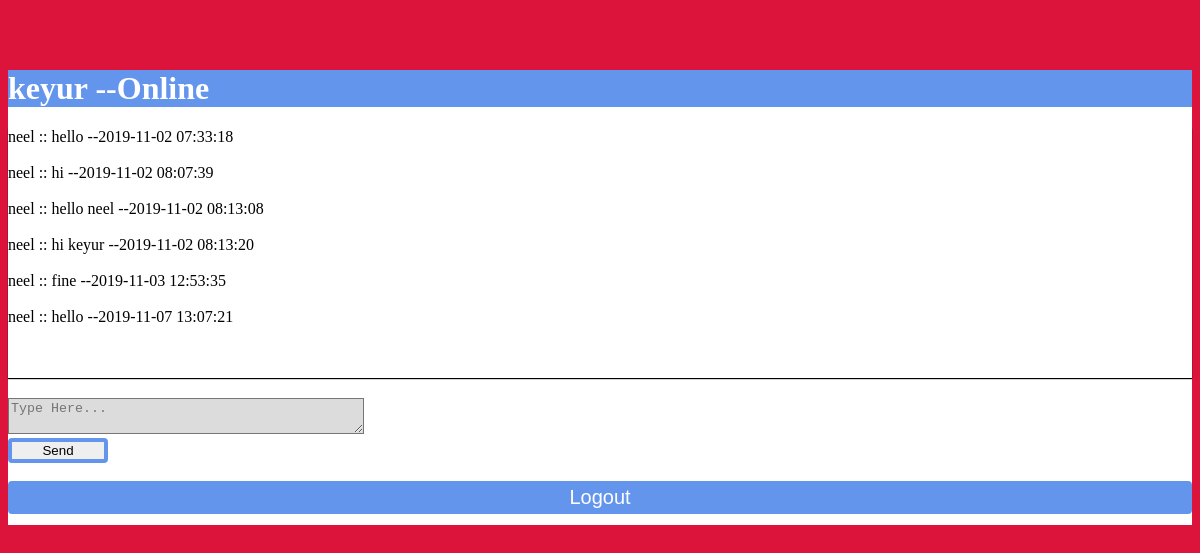
The page /home.php (signed in) on the database its author committed.
### tables this page shows
CREATE TABLE `posts` (
  `id` int(11) NOT NULL,
  `msg` varchar(216) NOT NULL,
  `name` varchar(64) NOT NULL,
  `date` timestamp NOT NULL DEFAULT current_timestamp()
);

### home.php (the view, shortened to what this page needs)
<?php
include('db.php');
?>
<!DOCTYPE html>
<html lang="en">
<head>
	<link rel="stylesheet" type="text/css" href="home.css">
</head>
<body>
	<div id="main">
		<h1 style="background-color: #6495ed;color: white;">
			<?php echo $_SESSION['name']; ?>
			--Online
		</h1>
		<div class="output">
			<?php
				$sql="SELECT * FROM posts";
				$result=$conn->query($sql);
				if($result->num_rows > 0) {
					while($row = $result->fetch_assoc()) {
						echo "" .$row["name"]." ".":: ".$row["msg"]." --".$row["date"]."<br>";
						echo "<br>";
					}
				}else{
					echo "0 results";
				}
			 ?>
		</div>
		<form method="post" action="send.php">
			<textarea name="msg" placeholder="Type Here..." class="form-control"></textarea><br>
			<input type="submit" name="send" value="Send">
		</form>
		<br>
		<form action="logout.php">
			<input type="submit" name="logout" value="Logout" style="width: 100%;background-color: #6495ed;color: white;font-size:20px;">
		</form>
	</div>
</body>
</html>

### home.css (style rules this page uses)
#main { height: 455px; background-color: white; margin-top: 70px; }
.output { background-color: white; box-shadow: 0px 1px 1px #000; height: 250px; margin-bottom: 20px; overflow: scroll; }
input[type=submit] { width: 100px; box-sizing: border-box; border:4px solid #6495ed; border-radius: 4px; }
textarea { background-color: #dcdcdc; width: 350px; }
body { background-color: #dc143c; }

### rows shown on the page
posts: name "neel", msg "hello", date "2019-11-02 07:33:18"
posts: name "neel", msg "hi", date "2019-11-02 08:07:39"
posts: name "neel", msg "hello neel", date "2019-11-02 08:13:08"
posts: name "neel", msg "hi keyur", date "2019-11-02 08:13:20"
posts: name "neel", msg "fine", date "2019-11-03 12:53:35"
posts: name "neel", msg "hello", date "2019-11-07 13:07:21"

### other values the page prints
$_SESSION['name'] "keyur"
